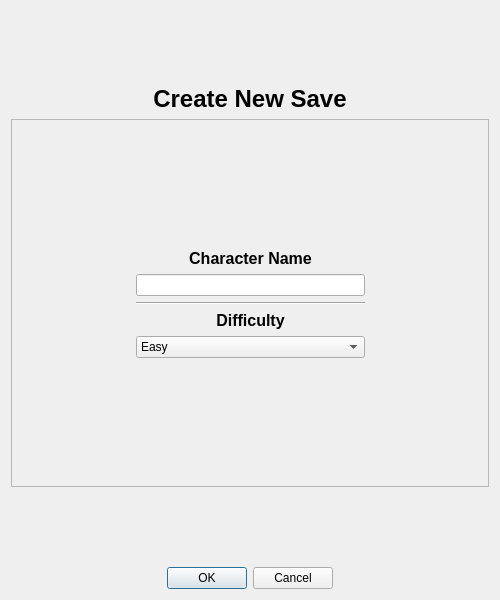
<?xml version="1.0" encoding="UTF-8"?>
<ui version="4.0">
 <class>Dialog</class>
 <widget class="QDialog" name="Dialog">
  <property name="geometry">
   <rect>
    <x>0</x>
    <y>0</y>
    <width>500</width>
    <height>600</height>
   </rect>
  </property>
  <property name="windowTitle">
   <string>Dialog</string>
  </property>
  <layout class="QVBoxLayout" name="verticalLayout" stretch="1,0,5,1,0">
   <item>
    <spacer name="verticalSpacer_2">
     <property name="orientation">
      <enum>Qt::Orientation::Vertical</enum>
     </property>
     <property name="sizeHint" stdset="0">
      <size>
       <width>20</width>
       <height>40</height>
      </size>
     </property>
    </spacer>
   </item>
   <item>
    <widget class="QLabel" name="label">
     <property name="font">
      <font>
       <pointsize>18</pointsize>
       <bold>true</bold>
      </font>
     </property>
     <property name="text">
      <string>Create New Save</string>
     </property>
     <property name="alignment">
      <set>Qt::AlignmentFlag::AlignCenter</set>
     </property>
    </widget>
   </item>
   <item>
    <widget class="QFrame" name="frame">
     <property name="frameShape">
      <enum>QFrame::Shape::StyledPanel</enum>
     </property>
     <property name="frameShadow">
      <enum>QFrame::Shadow::Raised</enum>
     </property>
     <layout class="QGridLayout" name="gridLayout" rowstretch="0,0,0,0,0,0,0" columnstretch="1,2,1">
      <item row="2" column="0">
       <spacer name="horizontalSpacer">
        <property name="orientation">
         <enum>Qt::Orientation::Horizontal</enum>
        </property>
        <property name="sizeHint" stdset="0">
         <size>
          <width>40</width>
          <height>20</height>
         </size>
        </property>
       </spacer>
      </item>
      <item row="6" column="1">
       <spacer name="verticalSpacer_4">
        <property name="orientation">
         <enum>Qt::Orientation::Vertical</enum>
        </property>
        <property name="sizeHint" stdset="0">
         <size>
          <width>20</width>
          <height>40</height>
         </size>
        </property>
       </spacer>
      </item>
      <item row="5" column="1">
       <widget class="QComboBox" name="difficultyBox">
        <item>
         <property name="text">
          <string>Easy</string>
         </property>
        </item>
        <item>
         <property name="text">
          <string>Normal</string>
         </property>
        </item>
        <item>
         <property name="text">
          <string>Advanced</string>
         </property>
        </item>
        <item>
         <property name="text">
          <string>Experienced</string>
         </property>
        </item>
       </widget>
      </item>
      <item row="2" column="1">
       <widget class="QLineEdit" name="nameEdit">
        <property name="alignment">
         <set>Qt::AlignmentFlag::AlignLeading|Qt::AlignmentFlag::AlignLeft|Qt::AlignmentFlag::AlignVCenter</set>
        </property>
       </widget>
      </item>
      <item row="4" column="1">
       <widget class="QLabel" name="label_3">
        <property name="font">
         <font>
          <pointsize>12</pointsize>
          <bold>true</bold>
         </font>
        </property>
        <property name="text">
         <string>Difficulty</string>
        </property>
        <property name="alignment">
         <set>Qt::AlignmentFlag::AlignCenter</set>
        </property>
       </widget>
      </item>
      <item row="3" column="1">
       <widget class="Line" name="line">
        <property name="orientation">
         <enum>Qt::Orientation::Horizontal</enum>
        </property>
       </widget>
      </item>
      <item row="0" column="1">
       <spacer name="verticalSpacer_3">
        <property name="orientation">
         <enum>Qt::Orientation::Vertical</enum>
        </property>
        <property name="sizeHint" stdset="0">
         <size>
          <width>20</width>
          <height>40</height>
         </size>
        </property>
       </spacer>
      </item>
      <item row="1" column="1">
       <widget class="QLabel" name="label_2">
        <property name="font">
         <font>
          <pointsize>12</pointsize>
          <bold>true</bold>
         </font>
        </property>
        <property name="text">
         <string>Character Name</string>
        </property>
        <property name="alignment">
         <set>Qt::AlignmentFlag::AlignCenter</set>
        </property>
       </widget>
      </item>
      <item row="2" column="2">
       <spacer name="horizontalSpacer_2">
        <property name="orientation">
         <enum>Qt::Orientation::Horizontal</enum>
        </property>
        <property name="sizeHint" stdset="0">
         <size>
          <width>40</width>
          <height>20</height>
         </size>
        </property>
       </spacer>
      </item>
     </layout>
    </widget>
   </item>
   <item>
    <spacer name="verticalSpacer">
     <property name="orientation">
      <enum>Qt::Orientation::Vertical</enum>
     </property>
     <property name="sizeHint" stdset="0">
      <size>
       <width>20</width>
       <height>40</height>
      </size>
     </property>
    </spacer>
   </item>
   <item>
    <widget class="QDialogButtonBox" name="buttonBox">
     <property name="standardButtons">
      <set>QDialogButtonBox::StandardButton::Cancel|QDialogButtonBox::StandardButton::Ok</set>
     </property>
     <property name="centerButtons">
      <bool>true</bool>
     </property>
    </widget>
   </item>
  </layout>
 </widget>
 <resources/>
 <connections>
  <connection>
   <sender>buttonBox</sender>
   <signal>accepted()</signal>
   <receiver>Dialog</receiver>
   <slot>accept()</slot>
   <hints>
    <hint type="sourcelabel">
     <x>249</x>
     <y>578</y>
    </hint>
    <hint type="destinationlabel">
     <x>249</x>
     <y>299</y>
    </hint>
   </hints>
  </connection>
  <connection>
   <sender>buttonBox</sender>
   <signal>rejected()</signal>
   <receiver>Dialog</receiver>
   <slot>reject()</slot>
   <hints>
    <hint type="sourcelabel">
     <x>249</x>
     <y>578</y>
    </hint>
    <hint type="destinationlabel">
     <x>249</x>
     <y>299</y>
    </hint>
   </hints>
  </connection>
 </connections>
</ui>
